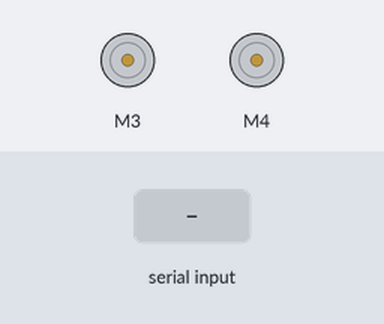
Recording of a sketch running on a simulated Arduino Uno, built with avr-gcc and run on an emulated ATmega328P. Shown: 2 × DC motor (green arrow = forward, orange = backward, longer = faster). The test bench sets the inputs (shaded band).

Above: at 1.2 s.
1.3 s: "F" received over Serial
At 2.5 s:
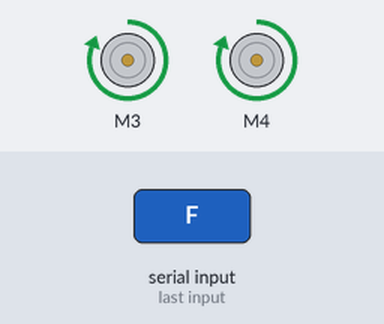
2.8 s: "B" received over Serial
At 3.7 s:
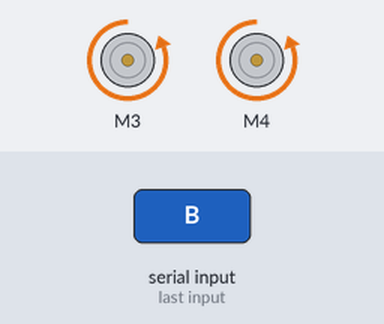
4.3 s: "L" received over Serial
At 4.8 s:
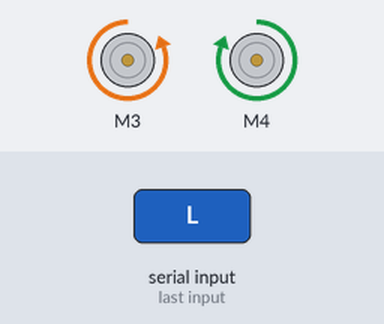
5.8 s: "R" received over Serial
At 7.0 s:
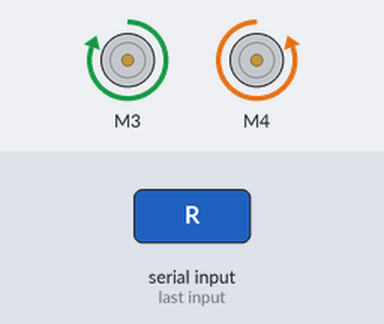
7.3 s: "S" received over Serial
At 8.3 s:
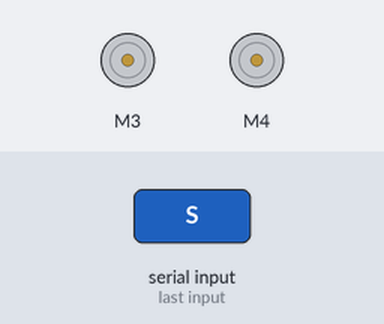
Timing chart, 0 to 9.8 s (numbered marks = the images above; inputs shaded):
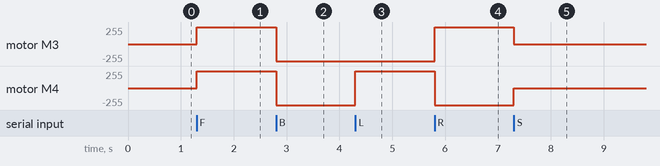

Measured:
- after the input at 1.3 s, motor M3, motor M4: stopped → forward 255/255 at once
- after the input at 2.8 s, motor M3, motor M4: forward 255/255 → backward 255/255 at once
- after the input at 4.3 s, motor M4: backward 255/255 → forward 255/255 at once
- after the input at 5.8 s, motor M3: backward 255/255 → forward 255/255 at once; motor M4: forward 255/255 → backward 255/255 at once
- after the input at 7.3 s, motor M3: forward 255/255 → stopped at once; motor M4: backward 255/255 → stopped at once

The sketch:

car.ino
```cpp
#include <AFMotor.h>

AF_DCMotor motor3(3);
AF_DCMotor motor4(4);

char bt='S';
void setup()
{
  Serial.begin(9600);

  motor3.setSpeed(255);
  motor4.setSpeed(255);
  Stop();
}


void loop() {

bt=Serial.read();

if(bt=='F')
{
 forward();
}

if(bt=='B')
{
 backward();
}

if(bt=='L')
{
 left();
}

if(bt=='R')
{
 right();
}

if(bt=='S')
{
 Stop();
}

}
void forward()
{
  motor3.run(FORWARD);
  motor4.run(FORWARD);
}

void backward()
{
  motor3.run(BACKWARD);
  motor4.run(BACKWARD);
}
void left()
{
  motor3.run(BACKWARD);
  motor4.run(FORWARD);
}
void right()
{
  motor3.run(FORWARD);
  motor4.run(BACKWARD);
}
void Stop()
{
  motor3.run(RELEASE);
  motor4.run(RELEASE);
}
```
